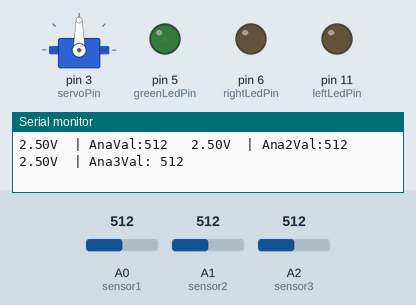
Recording of a sketch running on a simulated Arduino Uno, built with avr-gcc and run on an emulated ATmega328P. Parts: servo, output pins drawn as LEDs (lit = HIGH), the last lines printed to the serial monitor. The test bench sets the inputs (shaded band); at power-on: A0 (sensor1) = 512, A1 (sensor2) = 512, A2 (sensor3) = 512.

Above: at 1.2 s.
1.3 s: A0 (sensor1) set to 716
At 1.74 s:
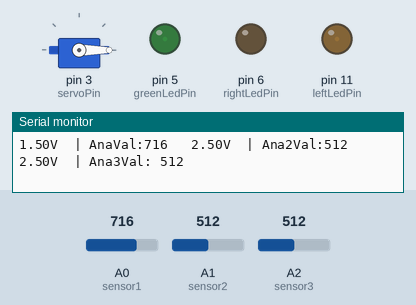
4.3 s: A1 (sensor2) set to 900
At 4.48 s:
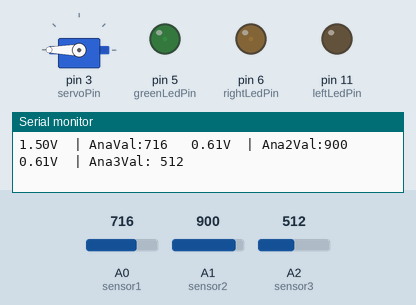
7.3 s: A0 (sensor1) set to 900
At 7.53 s:
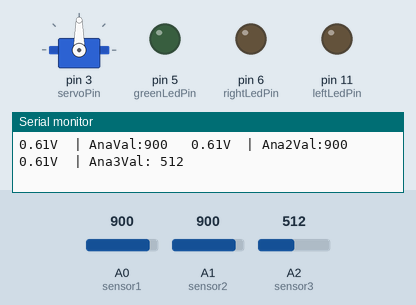
10.3 s: A0 (sensor1) set to 511
At 11.18 s:
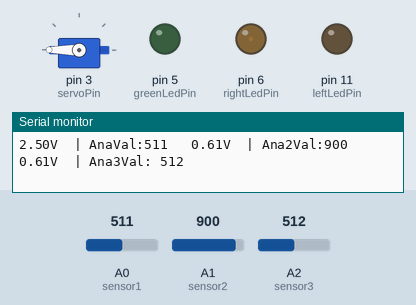
13.3 s: A1 (sensor2) set to 511
At 13.62 s:
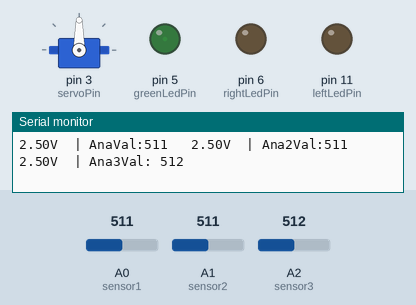
16.3 s: A2 (sensor3) set to 988
19.3 s: A2 (sensor3) set to 1014
Timing chart, 0 to 23.3 s (numbered marks = the images above; inputs shaded):
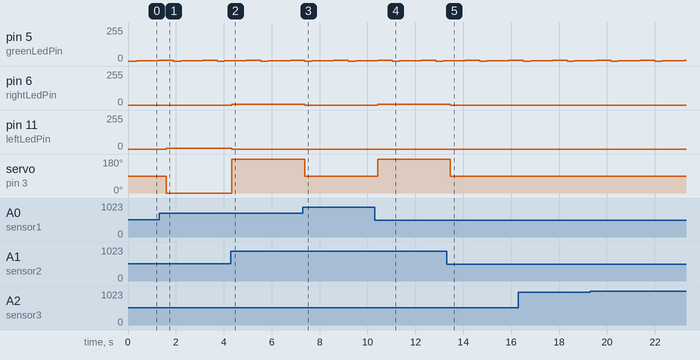

The sketch:

follow_the_light.ino
```cpp
//Program for Photodiode Light detection with Arduino
//Source: https://www.ee-diary.com
#include <Servo.h>

#define DIFF_MULTI  3
// ### Pins ###
int sensor1 = A0;
int sensor2 = A1;
int sensor3 = A2;
int greenLedPin = 5;
int rightLedPin = 6;
int leftLedPin = 11;
int servoPin = 3;

unsigned int i;
Servo s1;

int  clampInt(int n, int min, int max)
{
  if (n < min)
    return (min);
  if (n > max)
    return (max);
  return (n);
}

void setup(){
  Serial.begin(9600); //set Serial output baud rate
  //For output format
  Serial.println("\nVoltage(V):");
  Serial.print("--------------------------------------------------\n");
  i = 0;
  s1.attach(servoPin);
  s1.write(90); //reset Servo to neutral position
  pinMode(sensor1, INPUT_PULLUP);
  pinMode(sensor2, INPUT_PULLUP);
  pinMode(sensor3, INPUT_PULLUP);
}

void loop() {
    int anaValue = analogRead(sensor1); // potentiometer voltage
    int ana2Value = analogRead(sensor2);
    int ana3Value = analogRead(sensor3);

    float voltage = 5-(anaValue/1024.0)*5;
    float secondVoltage = 5-(ana2Value/1024.0)*5;
    float thirdVoltage = 5-(ana2Value/1024.0)*5;
    s1.write(clampInt(((ana2Value - anaValue) * DIFF_MULTI + 90), 0, 180));
    analogWrite(greenLedPin, i++ % 6);
    analogWrite(leftLedPin, 0);
    analogWrite(rightLedPin, 0);
    if (ana2Value < anaValue)
      analogWrite(leftLedPin, 5);
    else if (ana2Value > anaValue)
      analogWrite(rightLedPin, 5);
    Serial.println(String(voltage,2)+"V  | AnaVal:"+String(anaValue, 10)+"   "+String(secondVoltage,2)+"V  | Ana2Val:"+String(ana2Value, 10)+"   "+String(thirdVoltage,2)+"V  | Ana3Val: "+String(ana3Value, 10));

    delay(300);
}
```

Measured:
- after the input at 1.3 s, pin 11 (leftLedPin): 0/255 → 5/255 after 0.29 s; servo on pin 3 (servoPin): 90° → 0° after 0.29 s
- after the input at 4.3 s, pin 6 (rightLedPin): 0/255 → 5/255 at once; pin 11 (leftLedPin): 5/255 → 0/255 at once; servo on pin 3 (servoPin): 0° → 180° at once
- after the input at 7.3 s, pin 6 (rightLedPin): 5/255 → 0/255 after 0.07 s; servo on pin 3 (servoPin): 180° → 90° after 0.07 s
- after the input at 10.3 s, pin 6 (rightLedPin): 0/255 → 5/255 after 0.12 s; servo on pin 3 (servoPin): 90° → 180° after 0.12 s
- after the input at 13.3 s, pin 6 (rightLedPin): 5/255 → 0/255 after 0.16 s; servo on pin 3 (servoPin): 180° → 90° after 0.16 s
- by itself, pin 5 (greenLedPin): ramps from 0/255 to 5/255 and jumps back, once every 1.8 s
